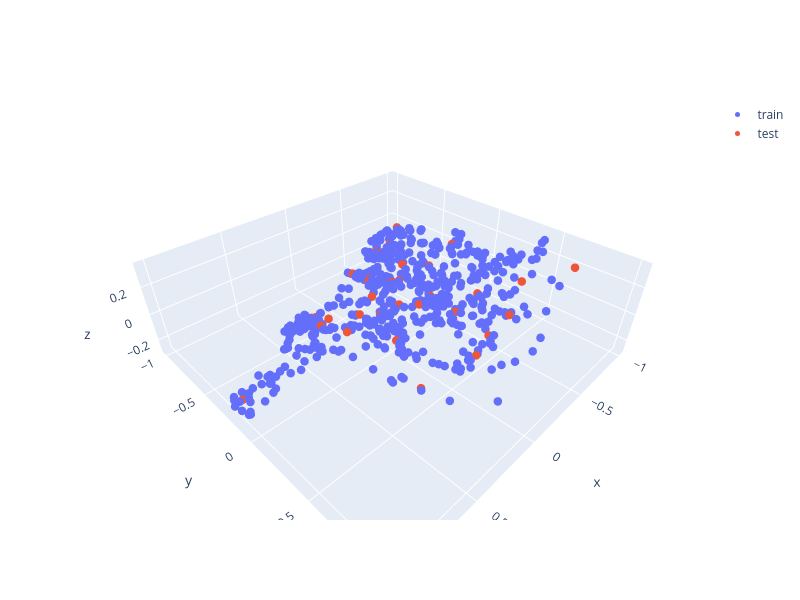
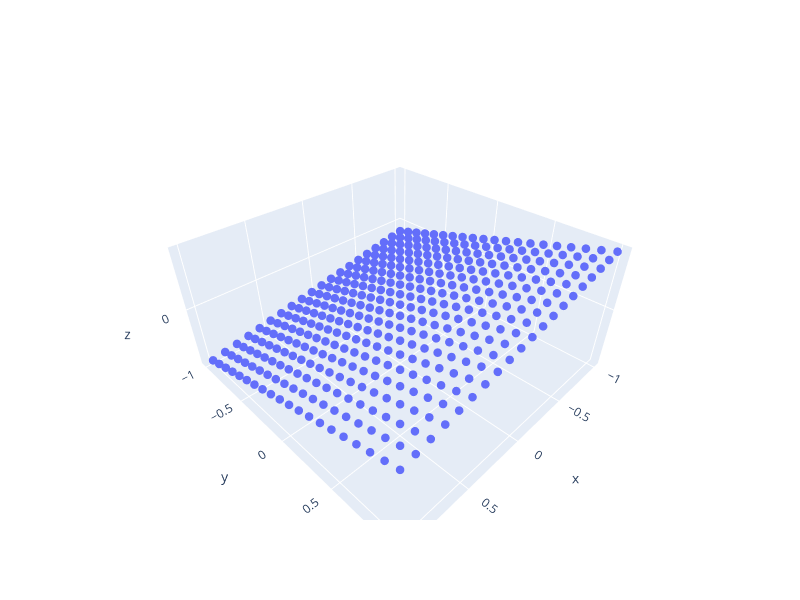
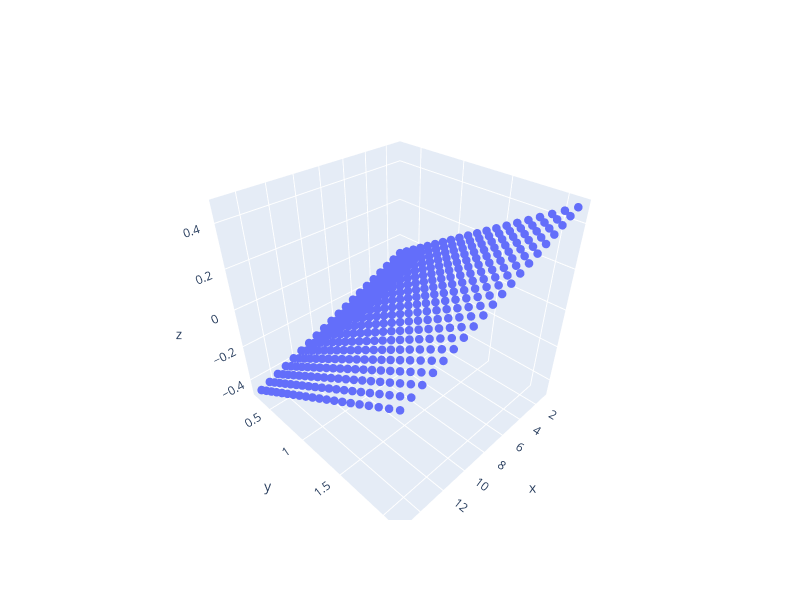

Notebook code for these charts, in order:
### Markdown cell above
## Test

### Code cell
import plotly.graph_objects as go


layout = go.Layout(width=800, height=600)
x1_nn_train_pred = model_x1.predict([X_train[:, :2]])
fig3 = go.Figure(data=go.Scatter3d(x=X_train[:, 0], y=X_train[:, 1], z=x1_nn_train_pred[:,0],
                                   mode='markers', marker=dict(size=5), name='train'), layout=layout)

x1_nn_test_pred = model_x1.predict([X_test[:, :2]])
fig3.add_trace(go.Scatter3d(x=X_test[:, 0], y=X_test[:, 1], z=x1_nn_test_pred[:,0],
                            mode='markers', marker=dict(size=5), name='test'))
fig3.show()

layout = go.Layout(width=800, height=600)
X1_mesh, X2_mesh = np.meshgrid(np.linspace(-1., 1., 20), np.linspace(-1, 1, 20))
x1_mesh, x2_mesh = np.ravel(X1_mesh).reshape((-1, 1)), np.ravel(X2_mesh).reshape((-1, 1))
X1_mesh = np.hstack((x1_mesh, x2_mesh))
y_mesh = model_x1.predict([X1_mesh])
fig4 = go.Figure(data=go.Scatter3d(x=x1_mesh.ravel(), y=x2_mesh.ravel(), z=y_mesh.ravel(),
                                   mode='markers', marker=dict(size=5)), layout=layout)
fig4.show()

layout = go.Layout(width=800, height=600)
X1_mesh, X2_mesh = np.meshgrid(np.linspace(-1, 1, 20), np.linspace(-1, 1, 20))
x1_mesh, x2_mesh = np.ravel(X1_mesh).reshape((-1, 1)), np.ravel(X2_mesh).reshape((-1, 1))
X1_mesh = np.hstack((x1_mesh, x2_mesh))
y_mesh = model_x1.predict([X1_mesh])
X1_mesh_actual = scaler_X.inverse_transform(X1_mesh)
fig4 = go.Figure(data=go.Scatter3d(x=X1_mesh_actual[:, 0], 
                                   y=X1_mesh_actual[:, 1], z=y_mesh.ravel(),
                                   mode='markers', marker=dict(size=5)), layout=layout)
fig4.show()

### Figure 1 — Plotly figure (JSON) as saved in the notebook; plotly's stock layout.template omitted (floating-point values rounded to 4 significant figures; data arrays with more than 128 entries replaced by an {"elided": "..."} marker saying what was removed)
{"data": [{"marker": {"size": 5}, "mode": "markers", "name": "train", "type": "scatter3d", "x": {"elided": "615 float values"}, "y": {"elided": "615 float values"}, "z": {"elided": "615 float values"}}, {"marker": {"size": 5}, "mode": "markers", "name": "test", "type": "scatter3d", "x": [-0.2984, -0.2208, -0.1492, 0.2423, -0.5091, 0.186, -0.03377, -0.2384, 0.2611, -0.2837, 0.03046, 0.1233, 0.07323, -0.5269, 0.4275, -0.3475, 0.1881, -0.1424, -0.1115, -0.2586, -0.6193, -0.7299, -0.2679, -0.5418, 0.9465, -0.3037, -0.9942, -0.3273, -0.09928, -0.6153, -0.7432, 0.2072, -0.8324], "y": [-0.2961, 0.6723, 0.3636, -0.1577, -0.4106, -0.4151, 0.6754, 0.09577, -0.4028, -0.5441, -0.08176, 0.7166, -0.2284, 0.546, 0.6224, 0.3681, 0.2161, 0.08921, -0.3111, -0.5018, -0.8105, 0.7556, -0.3297, -0.1847, -0.2662, -0.7295, -0.9438, -0.2658, -0.04186, -0.7376, -0.7764, -0.5307, -0.2244], "z": [-0.02613, 0.2281, 0.129, -0.08933, -0.01829, -0.1502, 0.1938, 0.07138, -0.1609, -0.09773, -0.02842, 0.1758, -0.07716, 0.2506, 0.09244, 0.1675, 0.02463, 0.05152, -0.0654, -0.0907, -0.1086, 0.3469, -0.04118, 0.05054, -0.2518, -0.1454, -0.07515, -0.01226, 0.007039, -0.08913, -0.07587, -0.1863, 0.09416]}], "layout": {"height": 600, "width": 800}}

### Figure 2 — Plotly figure (JSON) as saved in the notebook; plotly's stock layout.template omitted (floating-point values rounded to 4 significant figures; data arrays with more than 128 entries replaced by an {"elided": "..."} marker saying what was removed)
{"data": [{"marker": {"size": 5}, "mode": "markers", "type": "scatter3d", "x": {"elided": "400 float values"}, "y": {"elided": "400 float values"}, "z": {"elided": "400 float values"}}], "layout": {"height": 600, "width": 800}}

### Figure 3 — Plotly figure (JSON) as saved in the notebook; plotly's stock layout.template omitted (floating-point values rounded to 4 significant figures; data arrays with more than 128 entries replaced by an {"elided": "..."} marker saying what was removed)
{"data": [{"marker": {"size": 5}, "mode": "markers", "type": "scatter3d", "x": {"elided": "400 float values"}, "y": {"elided": "400 float values"}, "z": {"elided": "400 float values"}}], "layout": {"height": 600, "width": 800}}
